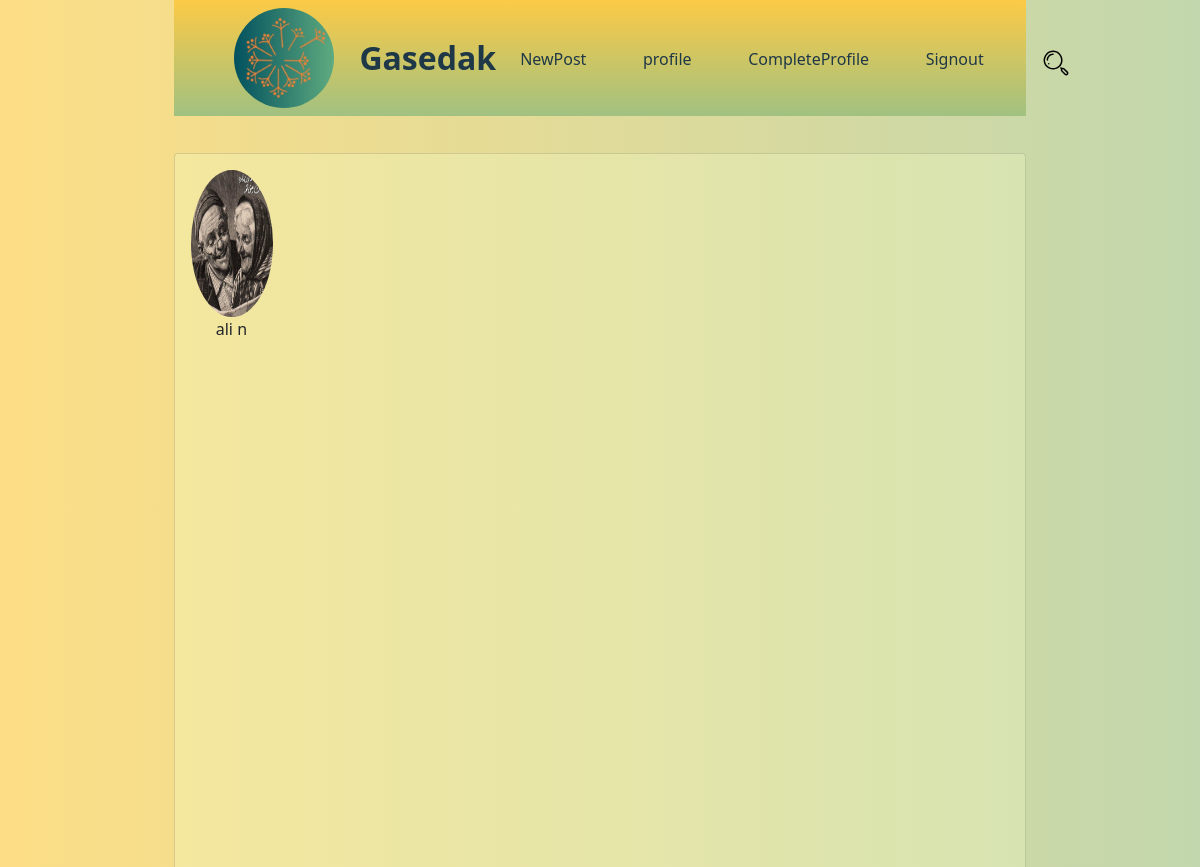
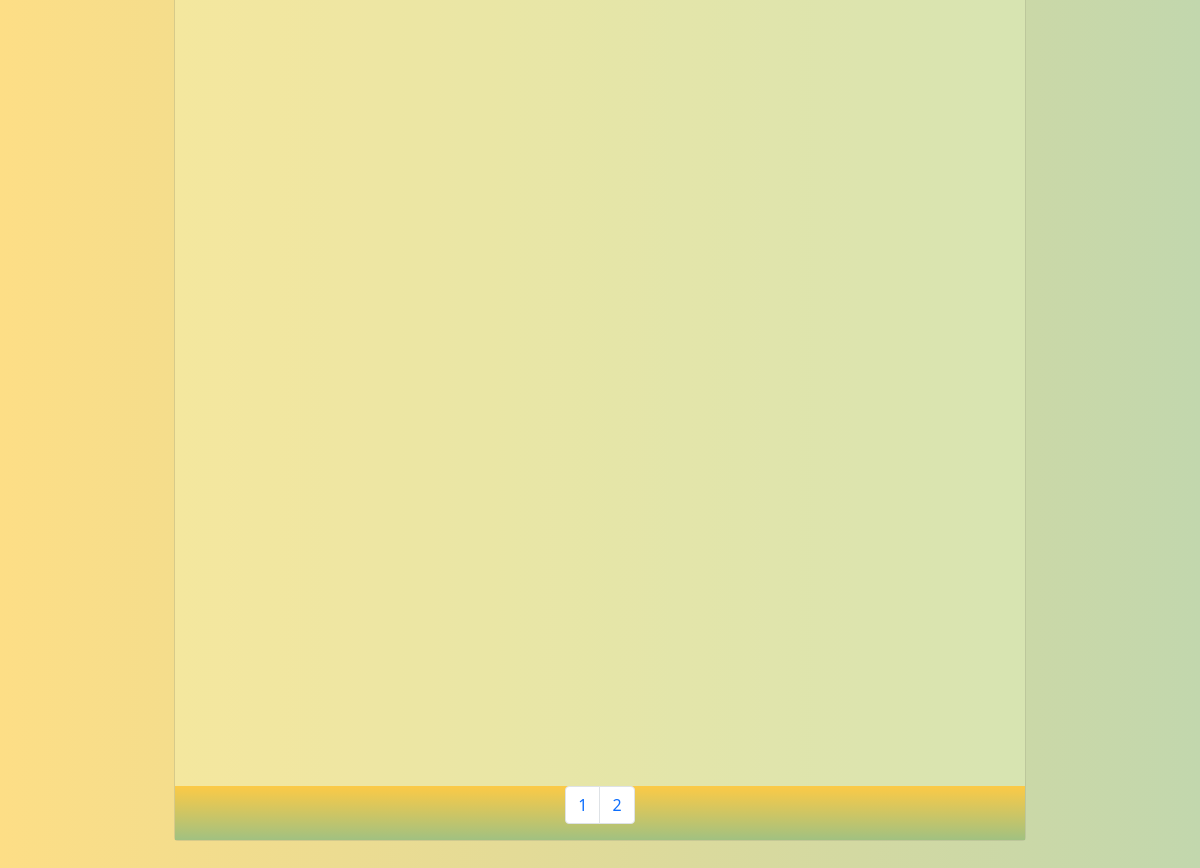
The app's page / (signed in), older data (2 pictures, top to bottom).
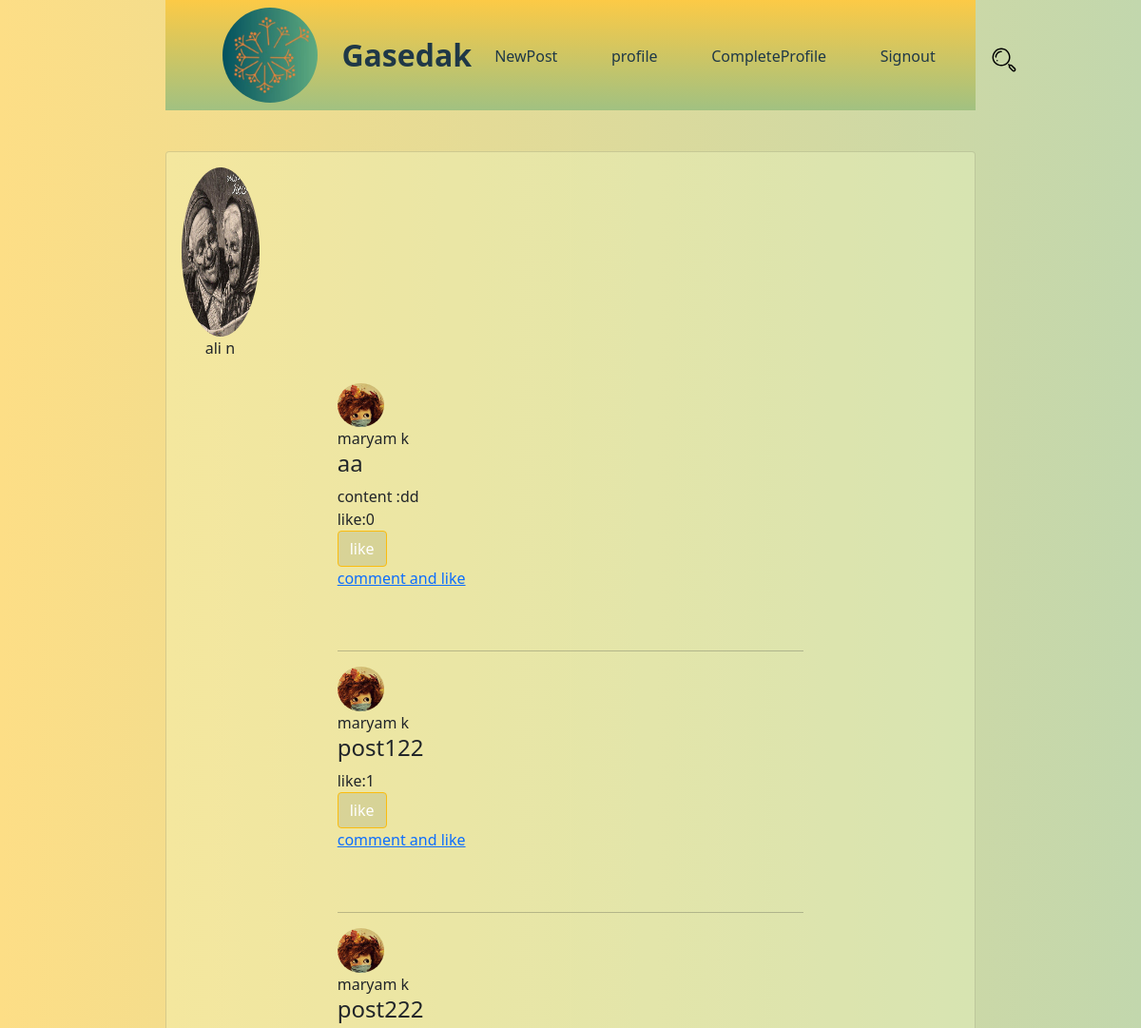
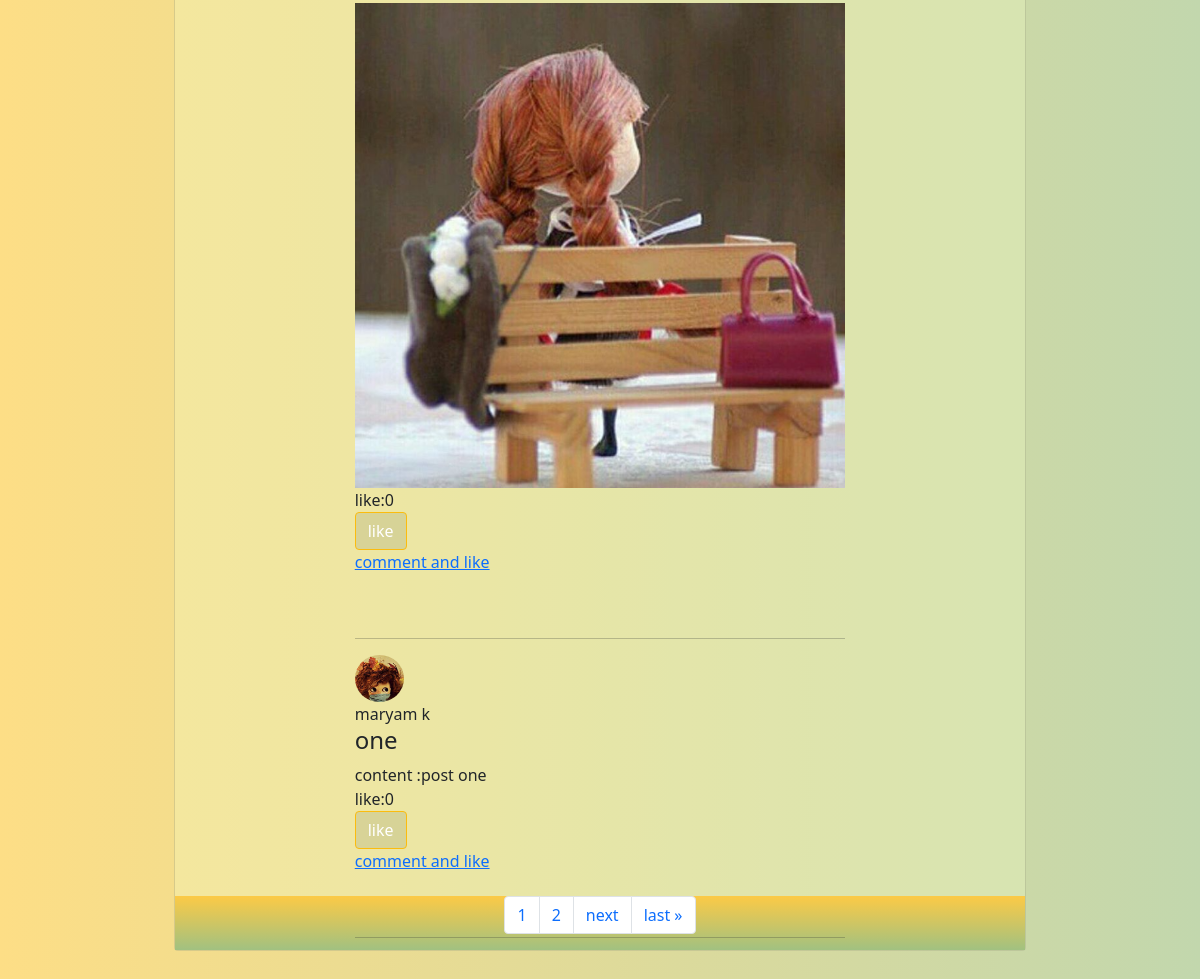
The same page, newer data (2 pictures, top to bottom).
### apps/account/models/user.py (models this page shows, shortened)
class User(AbstractBaseUser, PermissionsMixin):
    CHOICE_GENDER = [('0', 'Prefer Not To Say'), ('1', "Female"), ('2', 'Male')]
    first_name = models.CharField('First Name', max_length=30, validators=[name_validation])
    last_name = models.CharField('Last Name', max_length=30, validators=[name_validation])
    email = models.EmailField('Address Email', unique=True, null=True, blank=True)
    phone_number = models.CharField('Phone Numbers', unique=True, null=True, blank=True, max_length=11)
    token_sms = models.CharField(null=True, blank=True, max_length=6)
    user_name = models.CharField('Email or phone number', unique=True, max_length=50,
                                 validators=[user_name_validator])
    photo_profile = models.ImageField('Photo Profile', upload_to='profile/%y/%m/%d/', blank=True, null=True)
    gender = models.CharField("Gender", blank=True, null=True, max_length=1, choices=CHOICE_GENDER,
                              default='0')
    bio = models.TextField("Bio", blank=True, null=True)
    website = models.URLField('Address Website', blank=True, null=True)
    follow = models.ManyToManyField('account.User', related_name='following',
                                    through='Follow')
    request_follow = models.ManyToManyField('account.User', related_name='RequestFollow',
                                            through='RequestFollow')
    is_active = models.BooleanField(_('active'), default=True)
    is_superuser = models.BooleanField(_('superuser'), default=False)
    is_staff = models.BooleanField(_('staff'), default=False)
    objects = UserManagers()
    REQUIRED_FIELDS = []
    USERNAME_FIELD = 'user_name'
    class Meta:
        verbose_name = _('User')
        verbose_name_plural = _('Users')
        app_label = 'account'

### apps/post/models/post.py (models this page shows, shortened)
class Post(models.Model):
    title = models.CharField(max_length=200, unique=True)
    slug = AutoSlugField(populate_from=['title'], unique=True)
    created_on = models.DateTimeField(default=timezone.now())
    content = models.TextField(blank=True, null=True)
    author = models.ForeignKey('account.User', on_delete=models.DO_NOTHING)
    updated_on = models.DateTimeField(blank=True, null=True)
    picture = models.ImageField(upload_to='post/%y/%m/%d/', blank=True, null=True)
    like = models.ManyToManyField('account.User', related_name='like', null=True, blank=True)
    comment = models.ManyToManyField('account.User', related_name='comment', through=Comment)
    objects = PostManege()

### apps/account/views.py (the view)
# urls.py: path('', HomePage.as_view(), name="home"),
class HomePage(ListView):
    paginate_by = 4
    model = Post
    template_name = "index.html"
    def get_queryset(self):
        user = self.request.user.id
        following_user = [i['following'] for i in
                          Follow.objects.filter(user=user).values('following').distinct()]
        posts = Post.objects.filter(author__in=following_user).order_by('created_on')
        return posts

### apps/post/templatetags/custom_tag_post.py (called while the page is built)
@register.simple_tag()
def count_like(pk):
    return Post.like.through.objects.filter(post_id=pk).count()

### templates/index.html (shortened to what this page needs)
{% load static %}
{% load custom_tag_post %}
<!DOCTYPE html>
<html lang="en">
<head>
</head>
<body class="margin_padding">
{% if user.is_authenticated %}
    <main class="margin_padding ">
        <link rel="stylesheet" type="text/css" href='{% static 'vendor/bootstrap/css/bootstrap.min.css' %}'>
        <link rel="stylesheet" type="text/css" href="{% static 'css/index/index_login.css' %}">
        <link rel="stylesheet" type="text/css" href="{% static 'css/base/style.css' %}">
        <nav style="width: 100%;" class="navbar navbar-expand-lg navbar-light bg-light">
            <img src="{% static "images/page/logo1.jpg" %}" width="100" height="100"
                 class="logo d-inline-block align-top">
            <a class="link-header navbar-brand" style="color: #1F3847" href="#">Gasedak</a>
            <div class="collapse navbar-collapse" id="navbarNavDropdown">
                <ul class="navbar-nav ul_nav">
                    <li class="li_nav nav-item active  li_post">
                        <a class="nav-link" style="color: #1F3847" href="{% url "new_post" %}">NewPost</a>
                    </li>
                    <li class="li_nav nav-item li_post"><a class="nav-link" style="color: #1F3847"
                                                           href="{% url "profile" user.id %}">profile</a></li>
                    <li class="li_nav nav-item li_post"><a class="nav-link" style="color: #1F3847"
                                                           href="{% url 'complete_profile' user.id %}">CompleteProfile</a>
                    </li>
                    <li class="li_nav nav-item li_post"><a class="nav-link" style="color: #1F3847"
                                                           href="{% url 'logout' %}">Signout</a>
                    </li>
                    <li class="li_nav nav-item li_post">
                        <a class="nav-link" href="{% url "search_result" %}">
                            <figure class="icon-search"></figure>
                        </a>
                    </li>
                </ul>
            </div>
        </nav>
        <section class="card background_card">
            <div class="card-body">
                {% if user.photo_profile == '' %}
                    <img class="card-img img_profile"
                         src="{% static "images/page/user_profile.png" %}">
                {% else %}
                    <img src='{{ MEDIA_URL }}{{ user.photo_profile }}' class="card-img img_profile">
                {% endif %}
                <p class="card-text" style="padding-left:3% ">{{ user.first_name }} {{ user.last_name }}</p>
                <ul class="ul_post">
                    {% for post in page_obj %}
                        {% if profile.photo_profile == '' %}
                            <img class="card-img img_profile"
                                 src="{% static "images/page/user_profile.png" %}">
                        {% else %}
                            <img src='{{ MEDIA_URL }}{{ post.author.photo_profile }}' class="card-img img_profile">
                        {% endif %}
                        <li class="card-text">{{ post.author.first_name }} {{ post.author.last_name }}</li>
                        <li class="card-text"><h4>{{ post.title }}</h4></li>
                        {% if post.picture %}
                            <li class="card-text"><img src="{{ MEDIA_URL }}{{ post.picture }}"
                                                       class="img_post"></li>
                        {% endif %}
                        {% if post.content %}
                            <li class="card-text">content :{{ post.content }}</li>
                        {% endif %}
                        <li class="card-text">like:{% count_like post.pk %}</li>
                        <button class="btn btn-primary"
                                onclick="location.href='{% url 'like_post1' post.slug %}'">
                            like
                        </button>
                        <li><a href="{% url 'detail_post' post.author_id post.slug %}">comment and like</a></li>
                        <br><br>
                        <hr>
                    {% endfor %}
                </ul>
            </div>
            <nav aria-label="Page navigation example">
                <ul class="pagination justify-content-center">
                    <li class="page-item"><a class="page-link" href="?page=1">1</a></li>
                    <li class="page-item"><a class="page-link" href="?page=2">2</a></li>
                    {% if page_obj.has_next %}
                        <li class="page-item">
                            <a class="page-link" href="?page={{ page_obj.next_page_number }}">next</a>
                        </li>
                        <li class="page-item">
                            <a class="page-link" href="?page={{ page_obj.paginator.num_pages }}">last &raquo;</a>
                        </li>
                    {% endif %}
                </ul>
            </nav>
        </section>
        <footer>
        </footer>
    </main>
{% endif %}
</body>
</html>

### apps/account/static/css/index/index_login.css (style rules this page uses)
body, html, main { width: 100%; }
main { background: linear-gradient(to left, #c2d7ad, #fdde86); }
.background_card { background-color: rgba(244, 255, 201, 0.3); height: auto; }
.ul_nav { padding-top: 5%; }
.img_profile { border-radius: 50%; width: 10%; height: 10%; }
.ul_post { list-style: none; padding: 1% 20% 1% 20%; }
.li_post { padding-right: 10%; }
.img_post { width: 100%; height: 100%; text-align: center; }
.btn-primary { background-color: rgba(26, 47, 56, 0.1); border: 1px solid #FBBc0e; color: white; }

### apps/account/static/css/base/style.css (style rules this page uses)
html,body,html { height: 100%; }
.margin_padding { margin: 0; padding: 0; }
main { display: grid; grid-template-rows: 1fr 14fr 1fr; grid-template-columns: 3fr 17fr 3fr; grid-template-areas:"aside1 nav aside2" "aside1 section aside2 " "aside1 footer aside2"; justify-content: center; grid-gap: 2%; gap: 2%; }
nav { grid-area: nav; background-image: linear-gradient(to bottom, #FCCA46, #a1c181); }
.logo { border-radius: 50%; margin-left: 7%; }
.icon-search { background-image: url("../../images/icon/search.svg"); width: 32px; height: 32px; }
.link-header { margin-left: 3%; font-size: xx-large; font-weight: bold; }
section { grid-area: section; }

Row changes from the older to the newer data that the page shows:
added Post: author.photo_profile (picture), author.first_name "maryam", author.last_name "k", title "aa", content "dd", id "0"
now on this page (row unchanged): Post: author.photo_profile (picture), author.first_name "maryam", author.last_name "k", title "post122", id "1"
now on this page (row edited): Post: author.photo_profile (picture), author.first_name "maryam", author.last_name "k", title "post222", picture (picture), id "0"
now on this page (row unchanged): Post: author.photo_profile (picture), author.first_name "maryam", author.last_name "k", title "one", content "post one", id "0"
Text that changed along with them:
text now shown: "next last »"
